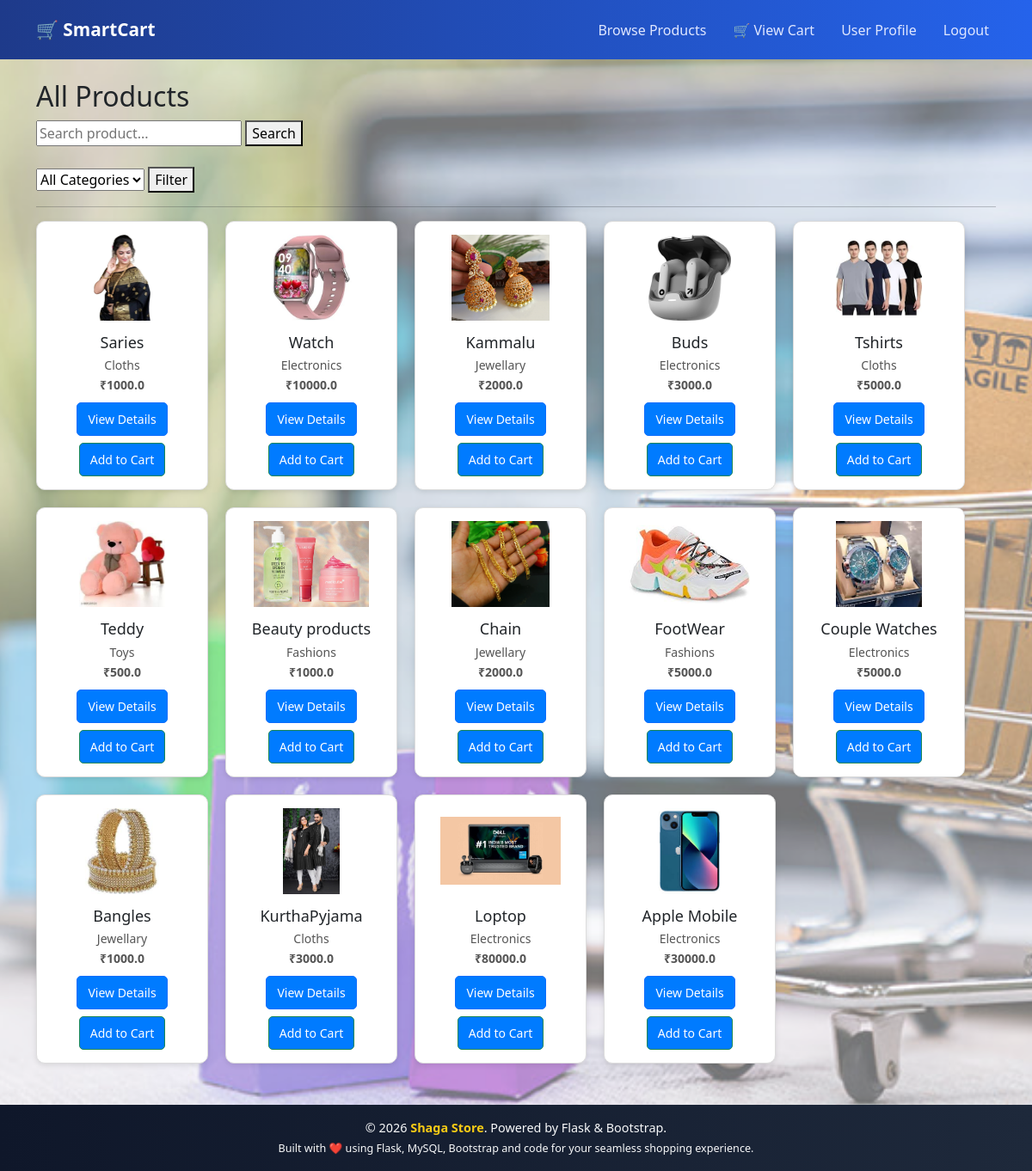
Screenshot of /user/products (signed in) with the database file from the repository.
### tables this page shows
CREATE TABLE products (
    product_id INTEGER PRIMARY KEY AUTOINCREMENT,
    name TEXT,
    description TEXT,
    category TEXT,
    price REAL,
    image TEXT,
    admin_id INTEGER
);

### app.py (the view)
@app.route('/user/products')
def user_products():
    if 'user_id' not in session:
        flash("Please login to view products!", "danger")
        return redirect(url_for('user_login'))
    search = request.args.get('search', '')
    category_filter = request.args.get('category', '')
    conn = get_db_connection()
    cursor = conn.cursor()
    cursor.execute("SELECT DISTINCT category FROM products")
    categories = cursor.fetchall()
    query = "SELECT * FROM products WHERE 1=1"
    params = []
    if search:
        query += " AND name LIKE ?"
        params.append(f"%{search}%")
    if category_filter:
        query += " AND category = ?"
        params.append(category_filter)
    cursor.execute(query, params)
    products = cursor.fetchall()
    cursor.close()
    conn.close()
    return render_template(
        "user/user_products.html",
        products=products,
        categories=categories,
        search=search,
        category_filter=category_filter
    )

### app.py (called while the page is built)
def get_db_connection():
    conn = sqlite3.connect("smartcart.db")
    conn.row_factory = sqlite3.Row   # dictionary=True replacement
    return conn

### templates/user/user_products.html (shortened to what this page needs)
{% extends 'base.html' %}
{% block content %}
<h2>All Products</h2>
<form method="GET" action="/user/products">
    <input type="text" name="search" placeholder="Search product..."
           value="{{ request.args.get('search', '') }}">
    <button type="submit">Search</button>
</form>
<br>
<form method="GET" action="/user/products">
    <select name="category">
        <option value="">All Categories</option>
    </select>
    <button type="submit">Filter</button>
</form>
<hr>
<div class="product-container">
{% for product in products %}
<div class="product-card">
    <img src="/static/uploads/product_images/{{ product.image }}">
    <h3>{{ product.name }}</h3>
    <p>{{ product.category }}</p>
    <p><strong>₹{{ product.price }}</strong></p>
    <div class="button-group">
        <a href="/user/product/{{ product.product_id }}"
           class="btn btn-outline-primary btn-sm">
           View Details
        </a>
        <a href="/user/add-to-cart/{{ product.product_id }}"
           class="btn btn-success btn-sm">
           Add to Cart
        </a>
    </div>
</div>
{% endfor %}
</div>
{% endblock %}

### static/style.css (style rules this page uses)
body { margin: 0; font-family: 'Segoe UI', Tahoma, sans-serif; background: linear-gradient( 135deg, rgba(99, 102, 241, 0.45), rgba(56, 189, 248, 0.45), rgba(34, 197, 94, 0.45) ); background-image: url("./bg.jpg"); background-size: cover; background-position: center; background-repeat: no-repeat; background-attachment: fixed; min-height: 100vh; }
body { background-image: url("./bg.jpg"); background-size: cover; background-position: center; background-repeat: no-repeat; background-attachment: fixed; }

### templates/user/user_products.html (style rules this page uses)
.product-container { display: flex; flex-wrap: wrap; gap: 20px; }
.product-card { width: 200px; border: 1px solid #ddd; padding: 15px; border-radius: 10px; box-shadow: 0px 2px 6px rgba(0,0,0,0.1); text-align: center; background-color: #fff; transition: 0.3s; }
.product-card img { width: 140px; height: 100px; object-fit: contain; margin-bottom: 10px; }
.product-card h3 { margin: 5px 0; font-size: 18px; }
.product-card p { margin: 2px 0; font-size: 14px; color: #555; }
.product-card a { display: inline-block; margin-top: 8px; background-color: #007bff; padding: 8px 12px; border-radius: 5px; color: white; text-decoration: none; font-size: 14px; }

### rows the page displays
products: image (picture), name "Saries", category "Cloths", price "1000.0"
products: image (picture), name "Watch", category "Electronics", price "10000.0"
products: image (picture), name "Kammalu", category "Jewellary", price "2000.0"
products: image (picture), name "Buds", category "Electronics", price "3000.0"
products: image (picture), name "Tshirts", category "Cloths", price "5000.0"
products: image (picture), name "Teddy", category "Toys", price "500.0"
products: image (picture), name "Beauty products", category "Fashions", price "1000.0"
products: image (picture), name "Chain", category "Jewellary", price "2000.0"
products: image (picture), name "FootWear", category "Fashions", price "5000.0"
products: image (picture), name "Couple Watches", category "Electronics", price "5000.0"
products: image (picture), name "Bangles", category "Jewellary", price "1000.0"
products: image (picture), name "KurthaPyjama", category "Cloths", price "3000.0"
products: image (picture), name "Loptop", category "Electronics", price "80000.0"
products: image (picture), name "Apple Mobile", category "Electronics", price "30000.0"
